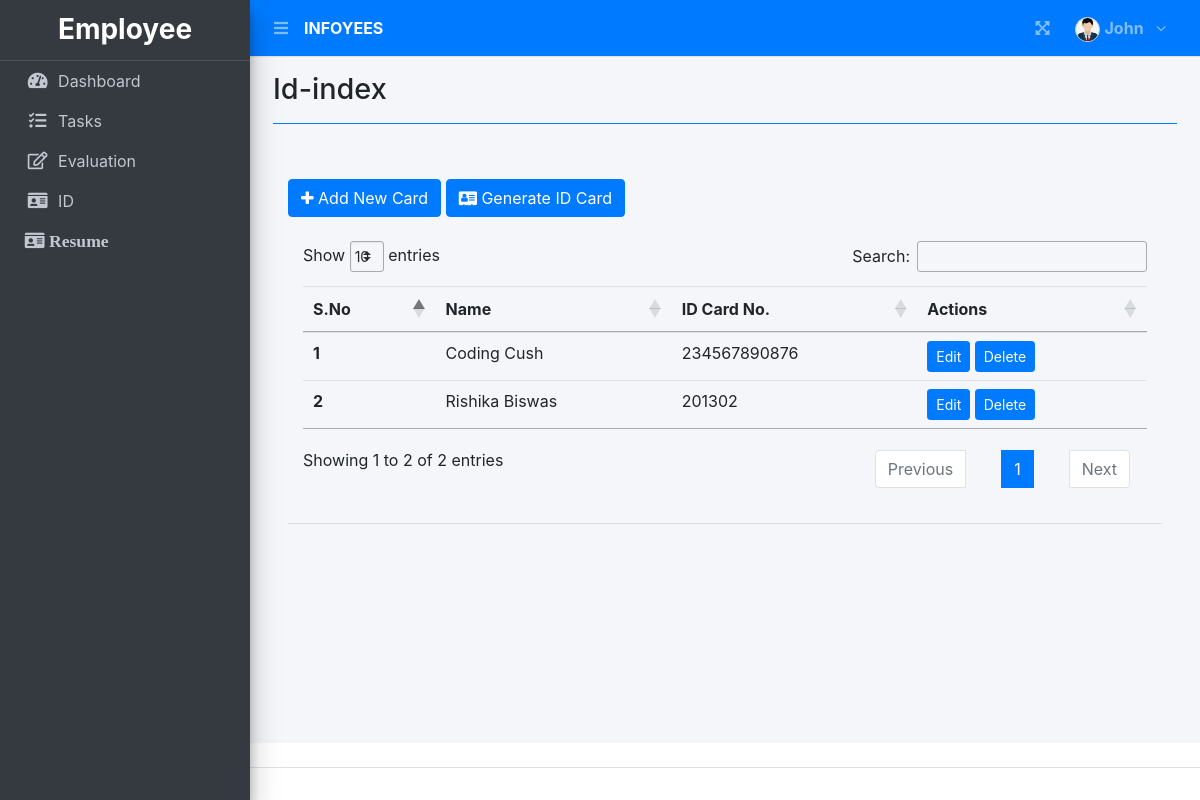
The app's page /index.php?page=id-index (signed in) with its own data.
### tables this page shows
CREATE TABLE `cards` (
  `sno` int(11) NOT NULL,
  `name` varchar(50) NOT NULL,
  `department` varchar(10) DEFAULT NULL,
  `id_no` varchar(15) DEFAULT NULL,
  `email` varchar(40) DEFAULT NULL,
  `phone` varchar(12) DEFAULT NULL,
  `supervisor` varchar(100) DEFAULT NULL,
  `role` varchar(20) DEFAULT NULL,
  `date` datetime NOT NULL DEFAULT current_timestamp(),
  `exp_date` varchar(20) DEFAULT NULL,
  `image` varchar(255) NOT NULL
);

### id-index.php (the view, shortened to what this page needs)
<?php
include('db_connect.php');
?>
<!doctype html>
<html lang="en">
<head>
  <link rel="stylesheet" href="https://stackpath.bootstrapcdn.com/bootstrap/4.4.1/css/bootstrap.min.css"
>
  <link rel="stylesheet" href="//cdn.datatables.net/1.10.20/css/jquery.dataTables.min.css">
  <link rel="stylesheet" href="https://cdnjs.cloudflare.com/ajax/libs/font-awesome/4.7.0/css/font-awesome.min.css">
</head>
<body>
  <div class="container my-4">
  <button class="btn btn-primary" type="button" data-toggle="collapse" data-target="#collapseExample" aria-expanded="false" aria-controls="collapseExample">
  <i class="fa fa-plus"></i> Add New Card
  </button>
  <a href="id-card.php" class="btn btn-primary">
  <i class="fa fa-address-card"></i> Generate ID Card
</a>
  <div class="container my-4">
    <table class="table" id="myTable">
      <thead>
        <tr>
          <th scope="col">S.No</th>
          <th scope="col">Name</th>
          <th scope="col">ID Card No.</th>
          <th scope="col">Actions</th>
        </tr>
      </thead>
      <tbody>
        <?php
          $sql = "SELECT * FROM `cards` order by 1 DESC";
          $result = mysqli_query($conn, $sql);
          $sno = 0;
          while($row = mysqli_fetch_assoc($result)){
            $sno = $sno + 1;
            echo "<tr>
            <th scope='row'>". $sno . "</th>
            <td>". $row['name'] . "</td>
            <td>". $row['id_no'] . "</td>
            <td> <button class='edit btn btn-sm btn-primary' id=".$row['sno'].">Edit</button> <button class='delete btn btn-sm btn-primary' id=d".$row['sno'].">Delete</button>  </td>
          </tr>";
        }
          ?>
      </tbody>
    </table>
  </div>
  <hr>
</body>
</html>

### records on screen
cards: name "Coding Cush", id_no "234567890876"
cards: name "Rishika Biswas", id_no "201302"

### other values on screen
$_SESSION['login_firstname'] "John"
$title "Id-index"
